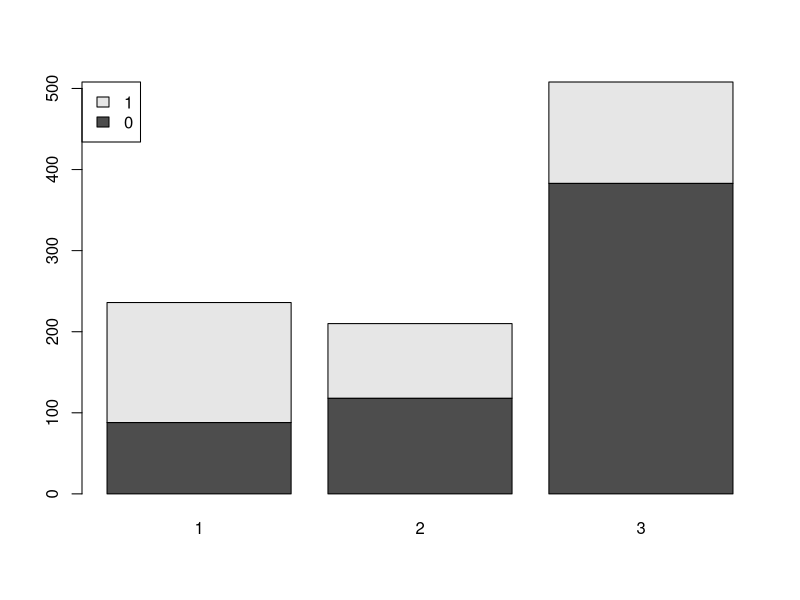
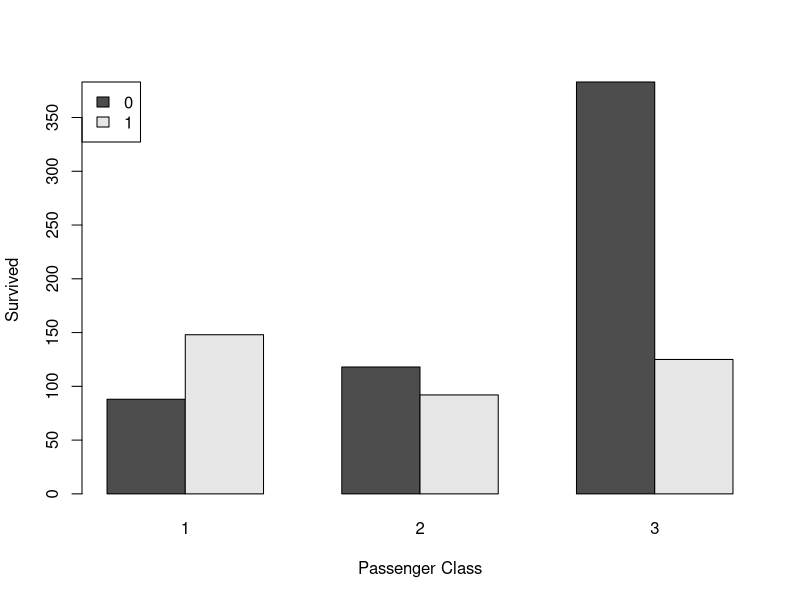
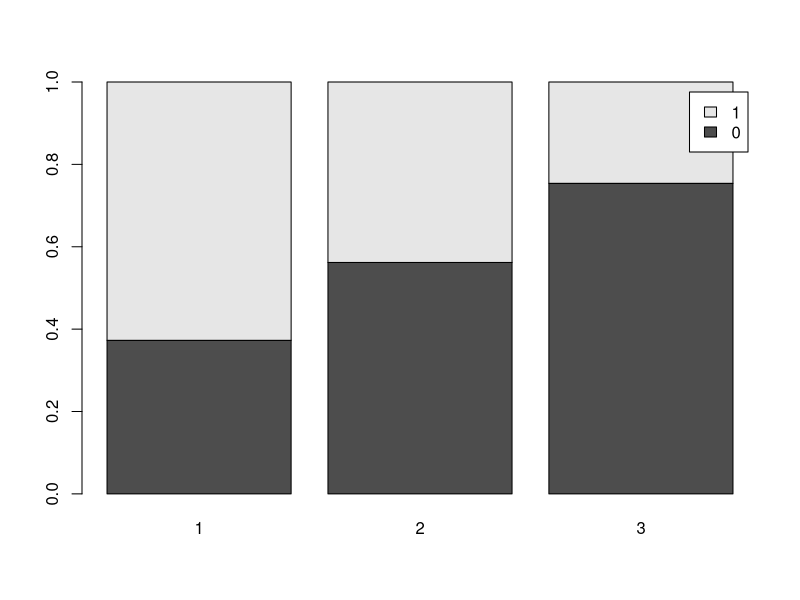
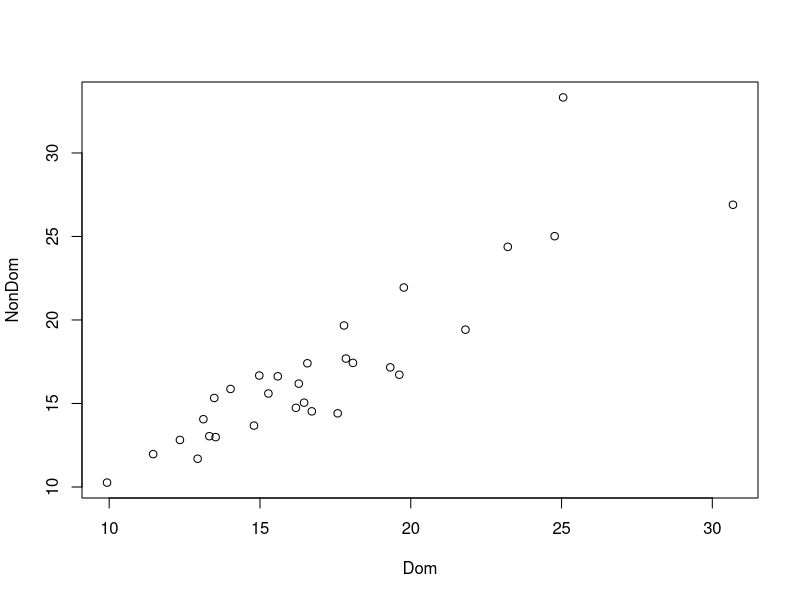

The R source for these figures, in order:
library(readxl)

titanic <- read_excel("titanic.xlsx")
titanic

titanic_tab <- table(titanic$survived, titanic$pclass)
titanic_tab

addmargins(titanic_tab)
titanic_prop <- prop.table(titanic_tab, margin = 2)
titanic_prop


barplot(titanic_tab, legend.text = TRUE, args.legend = list(x="topleft"))
barplot(titanic_tab, beside = TRUE,
        legend.text = TRUE, 
        args.legend = list(x="topleft"),
        xlab = "Passenger Class",
        ylab = "Survived")
barplot(titanic_prop, legend.text = TRUE)

osteo <- read_excel("bone.xlsx")
osteo

plot(NonDom ~ Dom, data = osteo)
